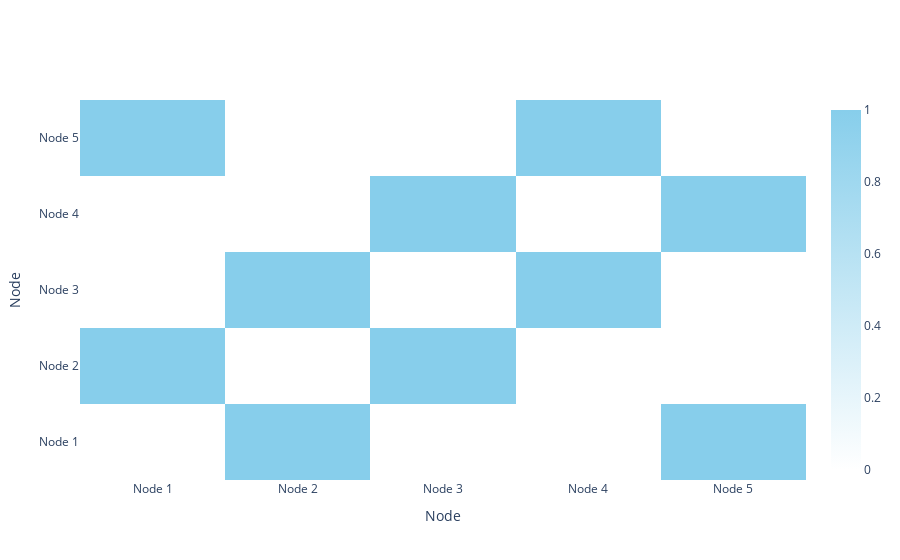

Notebook code cell kept with this figure:
### Code cell
import plotly.graph_objects as go
import numpy as np

# Example adjacency matrix
adjacency_matrix = np.array([
    [0, 1, 0, 0, 1],
    [1, 0, 1, 0, 0],
    [0, 1, 0, 1, 0],
    [0, 0, 1, 0, 1],
    [1, 0, 0, 1, 0]
])

# Example node labels (you can use any labels here)
node_labels = ['Node 1', 'Node 2', 'Node 3', 'Node 4', 'Node 5']

# Create heatmap using Plotly
fig = go.Figure(data=go.Heatmap(
    z=adjacency_matrix,                 # Adjacency matrix values
    x=node_labels,                      # X-axis labels (nodes)
    y=node_labels,                      # Y-axis labels (nodes)
    colorscale=[[0, '#FFFFFF'], [1, '#87CEEB']],  # Custom colors (white, light blue)
    hoverongaps=False,                  # Do not show hover on gaps
    hovertemplate='X: %{x}<br>Y: %{y}<br>Value: %{z}<extra></extra>'  # Custom hovertemplate
))

# Update layout to add titles and labels
fig.update_layout(
    xaxis_title='Node',
    yaxis_title='Node'
)

# Show the plot
fig.show()

### Figure 1 — Plotly figure (JSON) as saved in the notebook; plotly's stock layout.template omitted (floating-point values rounded to 4 significant figures)
{"data": [{"colorscale": [[0, "#FFFFFF"], [1, "#87CEEB"]], "hoverongaps": false, "hovertemplate": "X: %{x}<br>Y: %{y}<br>Value: %{z}<extra></extra>", "type": "heatmap", "x": ["Node 1", "Node 2", "Node 3", "Node 4", "Node 5"], "y": ["Node 1", "Node 2", "Node 3", "Node 4", "Node 5"], "z": [[0, 1, 0, 0, 1], [1, 0, 1, 0, 0], [0, 1, 0, 1, 0], [0, 0, 1, 0, 1], [1, 0, 0, 1, 0]]}], "layout": {"xaxis": {"title": {"text": "Node"}}, "yaxis": {"title": {"text": "Node"}}}}
